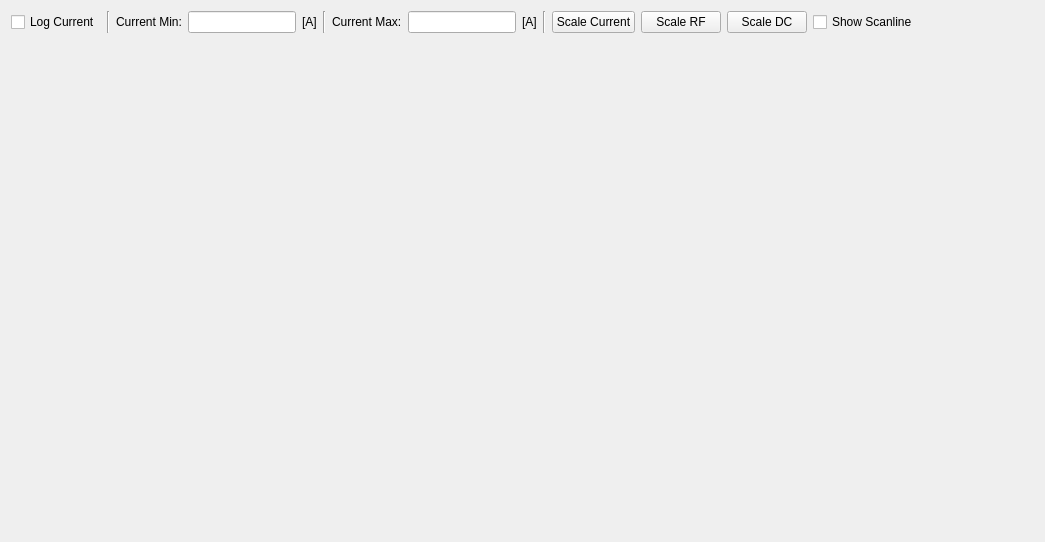
<?xml version="1.0" encoding="UTF-8"?>
<ui version="4.0">
 <class>map_plot</class>
 <widget class="QWidget" name="map_plot">
  <property name="geometry">
   <rect>
    <x>0</x>
    <y>0</y>
    <width>1045</width>
    <height>542</height>
   </rect>
  </property>
  <property name="windowTitle">
   <string>Form</string>
  </property>
  <layout class="QVBoxLayout" name="verticalLayout">
   <item>
    <layout class="QHBoxLayout" name="horizontalLayout">
     <item>
      <widget class="QCheckBox" name="log_checkbox">
       <property name="text">
        <string>Log Current</string>
       </property>
      </widget>
     </item>
     <item>
      <widget class="Line" name="line">
       <property name="orientation">
        <enum>Qt::Vertical</enum>
       </property>
      </widget>
     </item>
     <item>
      <widget class="QLabel" name="current_min_label">
       <property name="text">
        <string>Current Min:</string>
       </property>
      </widget>
     </item>
     <item>
      <widget class="QLineEdit" name="current_min_lineedit">
       <property name="sizePolicy">
        <sizepolicy hsizetype="Minimum" vsizetype="Fixed">
         <horstretch>0</horstretch>
         <verstretch>0</verstretch>
        </sizepolicy>
       </property>
      </widget>
     </item>
     <item>
      <widget class="QLabel" name="current_min_unit_label">
       <property name="text">
        <string>[A]</string>
       </property>
      </widget>
     </item>
     <item>
      <widget class="Line" name="line_2">
       <property name="orientation">
        <enum>Qt::Vertical</enum>
       </property>
      </widget>
     </item>
     <item>
      <widget class="QLabel" name="current_max_label">
       <property name="text">
        <string>Current Max:</string>
       </property>
      </widget>
     </item>
     <item>
      <widget class="QLineEdit" name="current_max_lineedit">
       <property name="sizePolicy">
        <sizepolicy hsizetype="Minimum" vsizetype="Fixed">
         <horstretch>0</horstretch>
         <verstretch>0</verstretch>
        </sizepolicy>
       </property>
      </widget>
     </item>
     <item>
      <widget class="QLabel" name="current_max_unit_label">
       <property name="text">
        <string>[A]</string>
       </property>
      </widget>
     </item>
     <item>
      <widget class="Line" name="line_3">
       <property name="orientation">
        <enum>Qt::Vertical</enum>
       </property>
      </widget>
     </item>
     <item>
      <widget class="QPushButton" name="scale_current_button">
       <property name="text">
        <string>Scale Current</string>
       </property>
      </widget>
     </item>
     <item>
      <widget class="QPushButton" name="scale_rf_button">
       <property name="text">
        <string>Scale RF</string>
       </property>
      </widget>
     </item>
     <item>
      <widget class="QPushButton" name="scale_dc_button">
       <property name="text">
        <string>Scale DC</string>
       </property>
      </widget>
     </item>
     <item>
      <widget class="QCheckBox" name="scanline_checkbox">
       <property name="text">
        <string>Show Scanline</string>
       </property>
      </widget>
     </item>
     <item>
      <spacer name="horizontalSpacer">
       <property name="orientation">
        <enum>Qt::Horizontal</enum>
       </property>
       <property name="sizeHint" stdset="0">
        <size>
         <width>40</width>
         <height>20</height>
        </size>
       </property>
      </spacer>
     </item>
    </layout>
   </item>
   <item>
    <widget class="QWidget" name="plot" native="true">
     <property name="sizePolicy">
      <sizepolicy hsizetype="Preferred" vsizetype="Expanding">
       <horstretch>0</horstretch>
       <verstretch>0</verstretch>
      </sizepolicy>
     </property>
    </widget>
   </item>
   <item>
    <widget class="QWidget" name="navigation_bar" native="true"/>
   </item>
  </layout>
 </widget>
 <resources/>
 <connections/>
</ui>
